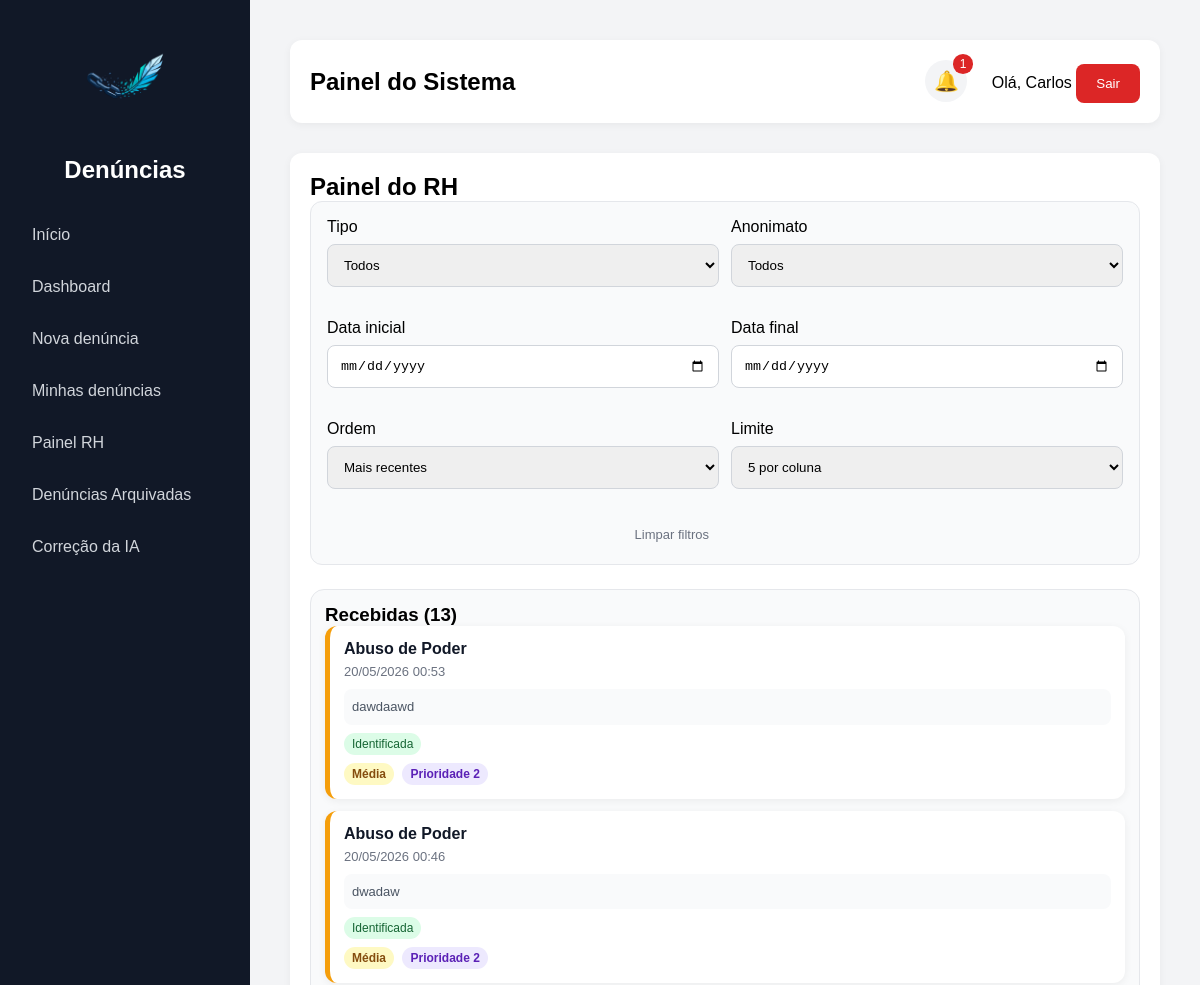
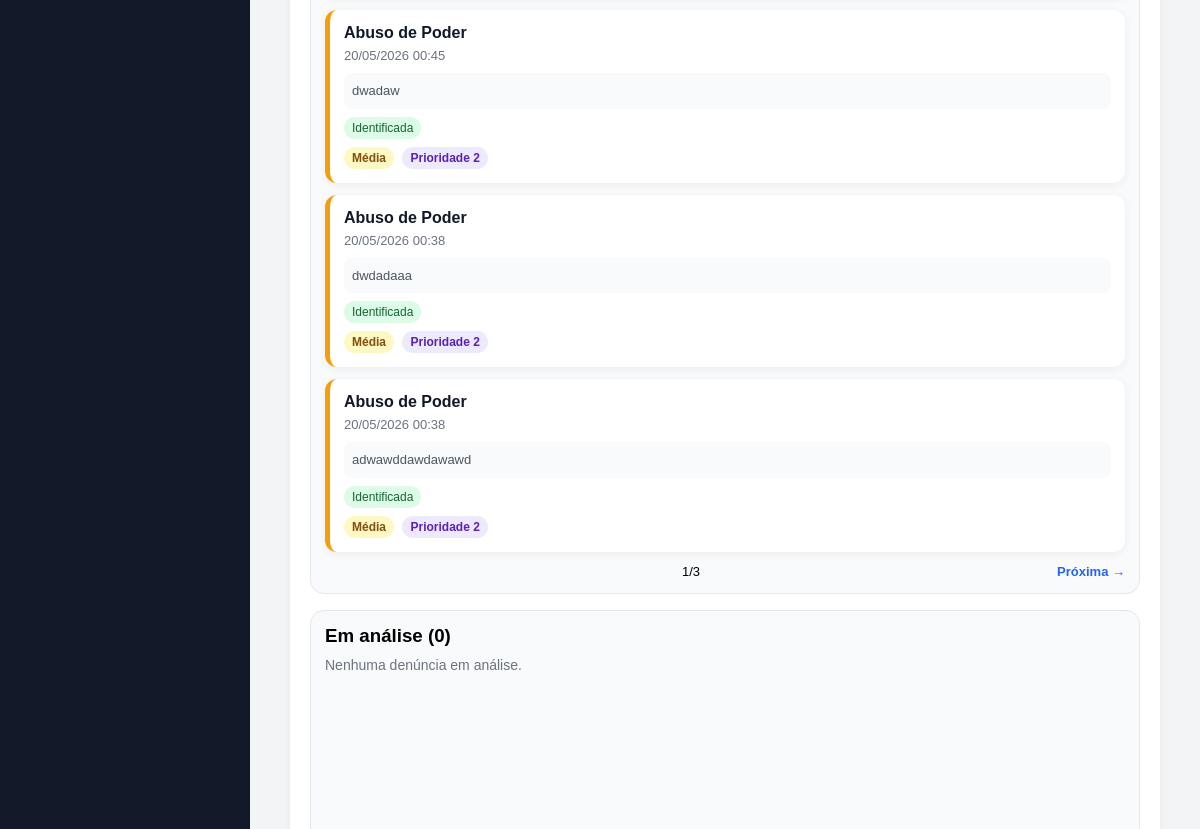
Page /painel-rh/ (signed in, upper part) on the earlier database version (2 pictures, top to bottom).
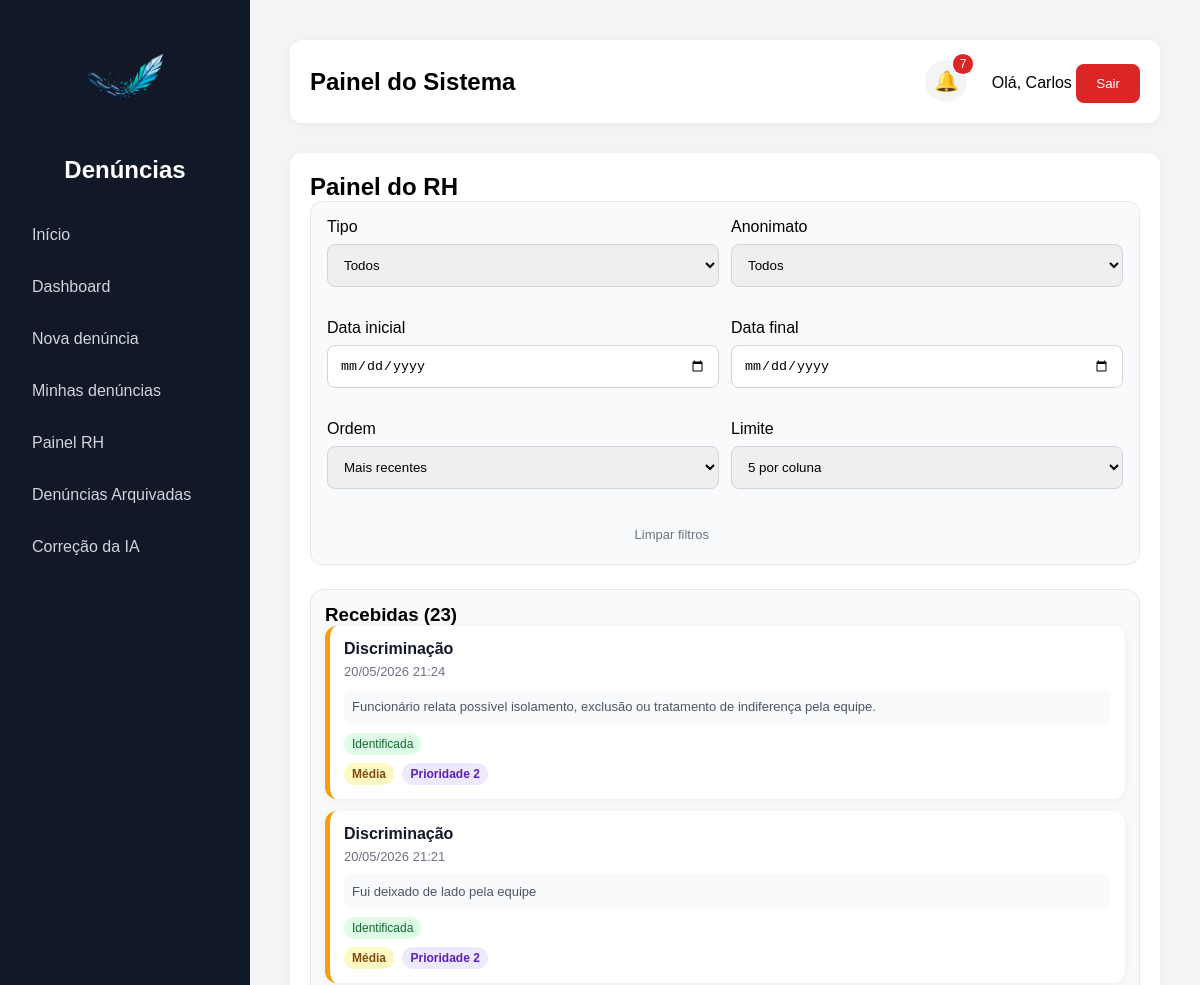
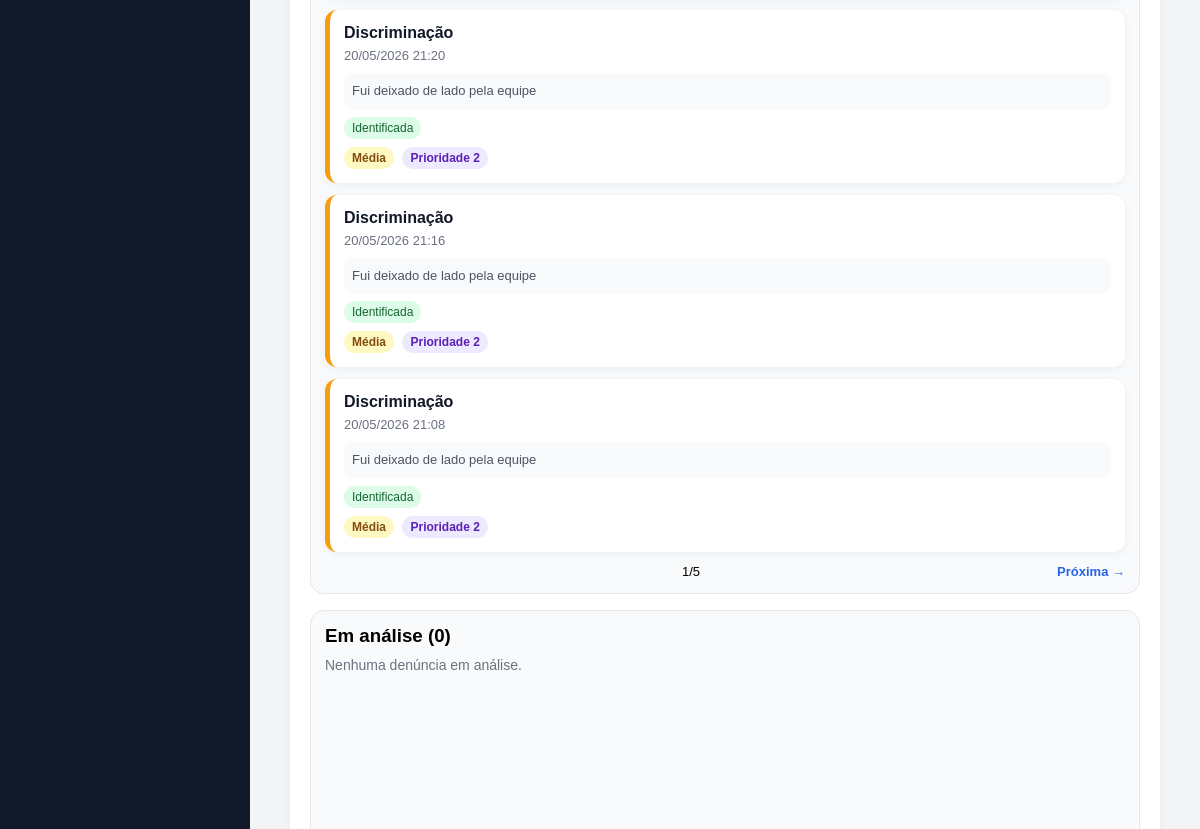
Same page on the later database version (2 pictures, top to bottom).
### denuncias/models.py (models this page shows, shortened)
class Denuncia(models.Model):
    TIPOS = [
    ('moral', 'Assédio Moral'),
    ('sexual', 'Assédio Sexual'),
    ('abuso', 'Abuso de Poder'),
    ('discriminacao', 'Discriminação'),
    ('ameaca', 'Ameaça'),
    ('violencia', 'Violência'),
    ('outros', 'Outros'),
    ]
    STATUS = [
        ("recebida", "Recebida"),
        ("analise", "Em análise"),
        ("resolvida", "Resolvida"),
    ]
    GRAVIDADES = [
    ('baixa', 'Baixa'),
    ('media', 'Média'),
    ('alta', 'Alta'),
    ('critica', 'Crítica'),
]
    usuario = models.ForeignKey(User, on_delete=models.SET_NULL, null=True, blank=True)
    descricao = models.TextField()
    tipo = models.CharField(max_length=20, choices=TIPOS)
    anonima = models.BooleanField(default=False)
    status = models.CharField(max_length=20, choices=STATUS, default="recebida")
    gravidade = models.CharField(
    max_length=20,
    choices=GRAVIDADES,
    default='baixa'
)
    urgente = models.BooleanField(default=False)
    prioridade_ia = models.IntegerField(default=1)
    resumo_ia = models.TextField(blank=True, null=True)
    data_criacao = models.DateTimeField(auto_now_add=True)
    arquivada = models.BooleanField(default=False)
    data_arquivamento = models.DateTimeField(null=True, blank=True)
    resposta_rh = models.TextField(blank=True, null=True)
    setor = models.ForeignKey(Setor, on_delete=models.SET_NULL, null=True, blank=True)
    exibir_setor = models.BooleanField(default=True)
    link_anexo = models.URLField(blank=True, null=True)

### denuncias/views.py (the view, shortened to what this page needs)
# urls.py: path('painel-rh/', painel_rh, name='painel_rh'),
@login_required
def painel_rh(request, denuncia_id=None):
    from django.utils import timezone
    from datetime import timedelta
    limite_arquivamento = timezone.now() - timedelta(days=30)
    Denuncia.objects.filter(
        status='resolvida',
        arquivada=False,
        data_criacao__lte=limite_arquivamento
    ).update(
        arquivada=True,
        data_arquivamento=timezone.now()
    )
    eh_rh = request.user.groups.filter(name="RH").exists()
    eh_admin = request.user.groups.filter(name="Administrador").exists()
    eh_superuser = request.user.is_superuser
    if not (eh_rh or eh_admin or eh_superuser):
        return redirect("home")
    tipo = request.GET.get("tipo")
    anonima = request.GET.get("anonima")
    data_inicio = request.GET.get("data_inicio")
    data_fim = request.GET.get("data_fim")
    ordem = request.GET.get("ordem", "recentes")
    limite = request.GET.get("limite", 5)
    try:
        limite = int(limite)
    except ValueError:
        limite = 5
    denuncias_base = Denuncia.objects.filter(arquivada=False)
    if tipo:
        denuncias_base = denuncias_base.filter(tipo=tipo)
    if anonima == "sim":
        denuncias_base = denuncias_base.filter(anonima=True)
    if anonima == "nao":
        denuncias_base = denuncias_base.filter(anonima=False)
    if data_inicio:
        denuncias_base = denuncias_base.filter(data_criacao__date__gte=data_inicio)
    if data_fim:
        denuncias_base = denuncias_base.filter(data_criacao__date__lte=data_fim)
    if ordem == 'antigas':
        denuncias_base = denuncias_base.order_by(
            '-prioridade_ia',
            'data_criacao'
        )
    else:
        denuncias_base = denuncias_base.order_by(
            '-prioridade_ia',
            '-data_criacao'
        )
    recebidas_lista = denuncias_base.filter(status="recebida")
    analise_lista = denuncias_base.filter(status="analise")
    resolvidas_lista = denuncias_base.filter(status="resolvida")
    denuncias_recebidas = Paginator(recebidas_lista, limite).get_page(
        request.GET.get("page_recebidas")
    )
    denuncias_analise = Paginator(analise_lista, limite).get_page(
        request.GET.get("page_analise")
    )
    denuncias_resolvidas = Paginator(resolvidas_lista, limite).get_page(
        request.GET.get("page_resolvidas")
    )
    denuncia_selecionada = None
    form = None
    tipos_filtro = [
        {
            "valor": valor,
            "nome": nome
        }
        for valor, nome in Denuncia.TIPOS
    ]
    return render(
        request,
        "denuncias/painel_rh.html",
        {
            "denuncias_recebidas": denuncias_recebidas,
            "denuncias_analise": denuncias_analise,
            "denuncias_resolvidas": denuncias_resolvidas,
            "denuncia_selecionada": denuncia_selecionada,
            "form": form,
            "tipos_filtro": tipos_filtro,
            "anonima_filtro": anonima,
            "data_inicio": data_inicio,
            "data_fim": data_fim,
            "ordem": ordem,
            "limite": limite,
        },
    )

### denuncias/context_processors.py (called while the page is built, shortened)
def grupos_usuario(request):
    notificacoes = Notificacao.objects.filter(
        usuario=request.user
    ).order_by('-data_criacao')[:5]
    total_nao_lidas = Notificacao.objects.filter(
        usuario=request.user,
        lida=False
    ).count()
    return {
        'ui_rh': request.user.groups.filter(name='RH').exists(),
        'ui_admin': request.user.groups.filter(name='Administrador').exists() or request.user.is_superuser,
        'notificacoes': notificacoes,
        'total_nao_lidas': total_nao_lidas,
    }

### denuncias/templates/denuncias/painel_rh.html (shortened to what the changed rows need)
{% extends 'base.html' %}
{% block content %}
<h2>Painel do RH</h2>
<div class="kanban-layout">
    <div class="kanban-board">
        <div class="kanban-column"
     data-status="recebida">
            <h3>Recebidas ({{ denuncias_recebidas.paginator.count }})</h3>
            <div class="kanban-cards">
            {% for d in denuncias_recebidas %}
            <a href="/painel-rh/{{ d.id }}/"
   draggable="true"
   data-id="{{ d.id }}" class="kanban-card card-recebida {% if d.urgente %}card-urgente{% endif %}">
                <strong>{{ d.get_tipo_display }}</strong>
                <div class="kanban-meta">{{ d.data_criacao|date:"d/m/Y H:i" }}</div>
                <div class="kanban-resumo">
    {{ d.resumo_ia|truncatechars:120 }}
</div>
                {% if d.anonima %}
                <span class="badge badge-anonima">Anônima</span>
                {% else %}
                <span class="badge badge-identificada">Identificada</span>
                {% endif %}
                <br>
<span class="badge-gravidade gravidade-{{ d.gravidade }}">
    {{ d.get_gravidade_display }}
</span>
<span class="badge-prioridade">
    Prioridade {{ d.prioridade_ia }}
</span>
            </a>
            {% empty %}
            <p class="empty-column">Nenhuma denúncia recebida.</p>
            {% endfor %}
            </div>
            <div class="paginacao">
                <span>{{ denuncias_recebidas.number }}/{{ denuncias_recebidas.paginator.num_pages }}</span>
                {% if denuncias_recebidas.has_next %}
                <a
                    href="?page_recebidas={{ denuncias_recebidas.next_page_number }}&tipo={{ tipo_filtro|default:'' }}&anonima={{ anonima_filtro|default:'' }}&data_inicio={{ data_inicio|default:'' }}&data_fim={{ data_fim|default:'' }}&ordem={{ ordem }}&limite={{ limite }}">Próxima
                    →</a>
                {% else %}
                <span></span>
                {% endif %}
            </div>
        </div>
    </div>
</div>
{% endblock %}

### denuncias/templates/base.html (shortened to what this page needs)
<!DOCTYPE html>
<html lang="pt-br">
<head>
</head>
<body>
    <aside>
        <div class="logo-box">
            <img src="/static/img/logo.png" alt="Logo do sistema" class="logo-sistema">
            <h2>Denúncias</h2>
        </div>
        <a href="/">Início</a>
        {% if user.is_authenticated %}
            <a href="/dashboard/">Dashboard</a>
            <a href="/denuncia/">Nova denúncia</a>
            <a href="/minhas-denuncias/">Minhas denúncias</a>
            {% if ui_rh or ui_admin %}
                <a href="/painel-rh/">Painel RH</a>
                <a href="/denuncias-arquivadas/">Denúncias Arquivadas</a>
                <a href="/feedback-ia/">Correção da IA</a>
            {% endif %}
        {% else %}
            <a href="/login/">Entrar</a>
        {% endif %}
    </aside>
    <main>
        <div class="topbar">
            <div>
                <h2>Painel do Sistema</h2>
            </div>
            <div>
                {% if user.is_authenticated %}
                    <div class="notification-wrapper">
                        <button type="button" class="notification-bell" onclick="toggleNotifications()">
                            🔔
                            {% if total_nao_lidas > 0 %}
                                <span class="notification-count">
                                    {{ total_nao_lidas }}
                                </span>
                            {% endif %}
                        </button>
                    </div>
                    <span>Olá, {{ user.username }}</span>
                    <form method="post" action="/logout/" style="display:inline;">
                        <button class="logout-btn" type="submit">Sair</button>
                    </form>
                {% endif %}
            </div>
        </div>
        <div class="card">
            {% block content %}
            {% endblock %}
        </div>
    </main>
</body>
</html>

Differences in the rows shown:
no longer on this page (row unchanged): Denuncia: tipo "Abuso de Poder", data_criacao "20/05/2026 00:53", resumo_ia "dawdaawd", anonima "Identificada", gravidade "Média", prioridade_ia "2"
no longer on this page (row unchanged): Denuncia: tipo "Abuso de Poder", data_criacao "20/05/2026 00:46", resumo_ia "dwadaw", anonima "Identificada", gravidade "Média", prioridade_ia "2"
no longer on this page (row unchanged): Denuncia: tipo "Abuso de Poder", data_criacao "20/05/2026 00:45", resumo_ia "dwadaw", anonima "Identificada", gravidade "Média", prioridade_ia "2"
no longer on this page (row unchanged): Denuncia: tipo "Abuso de Poder", data_criacao "20/05/2026 00:38", resumo_ia "dwdadaaa", anonima "Identificada", gravidade "Média", prioridade_ia "2"
no longer on this page (row unchanged): Denuncia: tipo "Abuso de Poder", data_criacao "20/05/2026 00:38", resumo_ia "adwawddawdawawd", anonima "Identificada", gravidade "Média", prioridade_ia "2"
added Denuncia: tipo "Discriminação", data_criacao "20/05/2026 21:24", resumo_ia "Funcionário relata possível isolamento, exclusão ou tratamento de indiferença pela equipe.", anonima "Identificada", gravidade "Média", prioridade_ia "2"
added Denuncia: tipo "Discriminação", data_criacao "20/05/2026 21:21", resumo_ia "Fui deixado de lado pela equipe", anonima "Identificada", gravidade "Média", prioridade_ia "2"
added Denuncia: tipo "Discriminação", data_criacao "20/05/2026 21:20", resumo_ia "Fui deixado de lado pela equipe", anonima "Identificada", gravidade "Média", prioridade_ia "2"
added Denuncia: tipo "Discriminação", data_criacao "20/05/2026 21:16", resumo_ia "Fui deixado de lado pela equipe", anonima "Identificada", gravidade "Média", prioridade_ia "2"
added Denuncia: tipo "Discriminação", data_criacao "20/05/2026 21:08", resumo_ia "Fui deixado de lado pela equipe", anonima "Identificada", gravidade "Média", prioridade_ia "2"
Other differences:
{{ total_nao_lidas }}: "1" → "7"
{{ denuncias_recebidas.paginator.count }}: "13" → "23"
{{ denuncias_recebidas.paginator.num_pages }}: "3" → "5"
